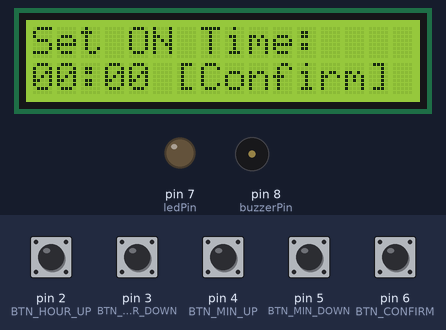
Simulated run of this sketch. Board: Arduino Uno, built with avr-gcc and run on an emulated ATmega328P. On the bench: 16×2 character LCD, output pins drawn as LEDs (lit = HIGH), buzzer (waves = sounding, pin HIGH). The test bench sets the inputs (shaded band); at power-on: pin 2 (BTN_HOUR_UP), pin 3 (BTN_HOUR_DOWN), pin 4 (BTN_MIN_UP), pin 5 (BTN_MIN_DOWN), pin 6 (BTN_CONFIRM) HIGH.

Above: at 4.2 s.
4.3 s: pin 6 (BTN_CONFIRM) pulled LOW for 0.15 s
At 5.1 s:
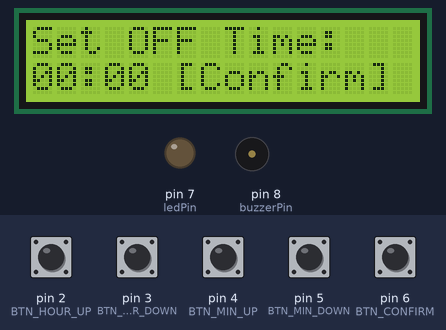
5.9 s: pin 6 (BTN_CONFIRM) pulled LOW for 1 s
At 6.4 s:
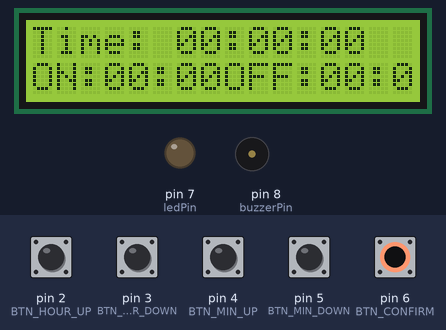
Timing chart, 0 to 8.9 s (numbered marks = the images above; inputs shaded):
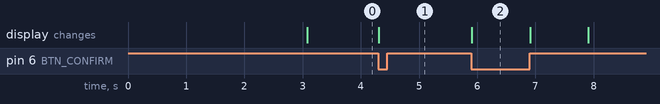

The sketch:

DigitalTimerSwitch.ino
```cpp
#include <LiquidCrystal.h>

LiquidCrystal lcd(12, 11, 10, 9, 13, A0);

#define BTN_HOUR_UP 2 // PD2/2
#define BTN_HOUR_DOWN 3 // PD3/3
#define BTN_MIN_UP 4 // PD4/4
#define BTN_MIN_DOWN 5 // PD5/5
#define BTN_CONFIRM 6 // PD6/6

// Team 3: LED and Buzzer Test Code
// This code is used to verify that the LED and buzzer are wired correctly in PICSimLab
// Team 2 (Timer Logic) will later control these pins according to the schedule
const int ledPin = 7; // (D7 / PD7/7)
const int buzzerPin = 8; // Buzzer (D8 / PB0/8)

// Initialize Timer
int onHour = 0, onMinute = 0;
int offHour = 0, offMinute = 0;
bool timerActive = false;

int currentHour = 0, currentMinute = 0, currentSecond = 0;
unsigned long lastSecond = 0;
unsigned long lastDisplayUpdate = 0;

enum State { SET_ON_TIME, SET_OFF_TIME, RUNNING };
State currentState = SET_ON_TIME;
int tempHour = 0, tempMinute = 0;

unsigned long lastDebounce[5] = {0, 0, 0, 0, 0};
const unsigned long debounceDelay = 300; // Minimum time that must pass before accepting another press
bool lastButtonState[5] = {HIGH, HIGH, HIGH, HIGH, HIGH};

void setup() {
  lcd.begin(16, 2);
  lcd.clear();
  // setting up pins of the buttons
  pinMode(BTN_HOUR_UP, INPUT_PULLUP);
  pinMode(BTN_HOUR_DOWN, INPUT_PULLUP);
  pinMode(BTN_MIN_UP, INPUT_PULLUP);
  pinMode(BTN_MIN_DOWN, INPUT_PULLUP);
  pinMode(BTN_CONFIRM, INPUT_PULLUP);

  // setting up pins of the buzzer and led pin
  pinMode(ledPin, OUTPUT);
  pinMode(buzzerPin, OUTPUT);

  digitalWrite(ledPin, LOW);
  digitalWrite(buzzerPin, LOW);

  // starting page
  lcd.setCursor(0, 0);
  lcd.print("Timer Setup");
  delay(3000);
  lcd.clear();

  // Set On time page
  lcd.setCursor(0, 0);
  lcd.print("Set ON Time:");
  lcd.setCursor(0, 1);
  lcd.print("00:00 [Confirm]");
}

// Team 2: Timer Logic Functions
// Add these functions to your DigitalTimerSwitch.ino file

// Function to update the current time (increments every second)
void updateTime() {
  // Only update time when timer is running
  if (!timerActive) {
    return;
  }

  unsigned long currentMillis = millis();

  // Check if one second has passed
  if (currentMillis - lastSecond >= 1000) {
    lastSecond = currentMillis;

    // Increment seconds
    currentSecond++;

    // If seconds reach 60, reset and increment minutes
    if (currentSecond >= 60) {
      currentSecond = 0;
      currentMinute++;

      // If minutes reach 60, reset and increment hours
      if (currentMinute >= 60) {
        currentMinute = 0;
        currentHour++;

        // If hours reach 24, reset to 0 (24-hour cycle)
        if (currentHour >= 24) {
          currentHour = 0;
        }
      }
    }
  }
}

// Function to control devices (LED and Buzzer) based on schedule
void controlDevices() {
  // Only control devices when timer is running
  if (!timerActive) {
    digitalWrite(ledPin, LOW);
    digitalWrite(buzzerPin, LOW);
    return;
  }

  // Convert current time to minutes since midnight for easier comparison
  int currentTimeInMinutes = (currentHour * 60) + currentMinute;
  int onTimeInMinutes = (onHour * 60) + onMinute;
  int offTimeInMinutes = (offHour * 60) + offMinute;

  bool shouldBeOn = false;

  if (onTimeInMinutes == offTimeInMinutes) {
      shouldBeOn = false;
    } else if (onTimeInMinutes < offTimeInMinutes) {
      shouldBeOn = (currentTimeInMinutes >= onTimeInMinutes && currentTimeInMinutes < offTimeInMinutes);
    } else {
      shouldBeOn = (currentTimeInMinutes >= onTimeInMinutes || currentTimeInMinutes < offTimeInMinutes);
    }

    digitalWrite(ledPin, shouldBeOn ? HIGH : LOW);
    digitalWrite(buzzerPin, shouldBeOn ? HIGH : LOW);
 }

void loop() {
  handleButtons();      // Team 1: Handle button inputs
  updateTime();         // Team 2: Update current time
  controlDevices();     // Team 2: Control LED and buzzer based on schedule
  updateDisplay();      // Team 3: Update LCD display
}


void handleButtons() {
  unsigned long now = millis(); // current time

  int buttons[5] = {BTN_HOUR_UP, BTN_HOUR_DOWN, BTN_MIN_UP, BTN_MIN_DOWN, BTN_CONFIRM}; // Array with all buttons

  // Loop through buttons
  for (int i = 0; i < 5; i++) {
    bool currentButtonState = digitalRead(buttons[i]); // Current state [High or Low]

    if (currentButtonState == LOW && lastButtonState[i] == HIGH && (now - lastDebounce[i]) > debounceDelay) {
      lastDebounce[i] = now;

      // check that buttons are not working
      if (currentState != RUNNING || i == 4) {
        // Determine which button was pressed
        switch(i) {
          case 0: // Hour UP
            if (currentState != RUNNING) {
              tempHour = (tempHour + 1) % 24; // Increase hour by 1 and wrap around at 24
            }
            break;

          case 1: // Hour DOWN
            if (currentState != RUNNING) {
              tempHour = (tempHour == 0) ? 23 : tempHour - 1; // Decrease hour by 1
            }
            break;

          case 2: // Minute UP
            if (currentState != RUNNING) {
              tempMinute = (tempMinute + 1) % 60; // Increase minute by 1 and wrap around at 60
            }
            break;

          case 3: // Minute DOWN
            if (currentState != RUNNING) {
              tempMinute = (tempMinute == 0) ? 59 : tempMinute - 1; // Decrease minute by 1 and check if it is 0
            }
            break;

          case 4: // Confirm
            confirmAction(); // Save settings and change state
            break;
        }
      }
    }

    lastButtonState[i] = currentButtonState; // changing to the current state
  }
}

void confirmAction() {
  switch (currentState) {
    case SET_ON_TIME:
      onHour = tempHour;
      onMinute = tempMinute;
      currentState = SET_OFF_TIME; // Convert into OFF state
      tempHour = 0;
      tempMinute = 0;
      break;

    case SET_OFF_TIME:
      offHour = tempHour;
      offMinute = tempMinute;
      currentState = RUNNING; // convert into running state
      timerActive = true;
      currentHour = 0;
      currentMinute = 0;
      currentSecond = 0;
      lastSecond = millis(); // Calculate current time
      break;

    case RUNNING:
      currentState = SET_ON_TIME; // Convert into ON state
      timerActive = false;
      tempHour = 0;
      tempMinute = 0;
      onHour = 0;
      onMinute = 0;
      offHour = 0;
      offMinute = 0;
      digitalWrite(ledPin, LOW); // turn led off
      digitalWrite(buzzerPin, LOW); // turn buzzer off
      break;
  }
}

void updateDisplay() {
  // Used to detect changes
  static State lastState = SET_ON_TIME;
  static int lastTempHour = -1;
  static int lastTempMinute = -1;
  static int lastCurrentSecond = -1;

  // Flag to determine if LCD needs updates
  bool needsUpdate = false;

  // Check if state changed
  if (lastState != currentState) {
    needsUpdate = true;
    lastState = currentState;
  }

  // Check if time values changed during setup modes
  if (currentState != RUNNING) {
    // If user changed hour or minute using buttons
    if (lastTempHour != tempHour || lastTempMinute != tempMinute) {
      needsUpdate = true;
      lastTempHour = tempHour;
      lastTempMinute = tempMinute;
    }
  }
  // Check if seconds changed during RUNNING mode
  else {
    // Timer is running, check if a second passed
    if (lastCurrentSecond != currentSecond) {
      needsUpdate = true;
      lastCurrentSecond = currentSecond; // Remember new second value
    }
  }

  // If nothing changed -> exit
  if (!needsUpdate) return;

  // Clear the LCD
  lcd.clear();

  // Display different screens based on current state
  switch (currentState) {
    case SET_ON_TIME:
      // Setting the ON time
      lcd.setCursor(0, 0);           // First line
      lcd.print("Set ON Time:");     // Title
      lcd.setCursor(0, 1);           // Second line
      displayTime(tempHour, tempMinute); // (HH:MM)
      lcd.print(" [Confirm]");       // Remind user to press Confirm button
      break;

    case SET_OFF_TIME:
      // Setting the OFF time
      lcd.setCursor(0, 0);           // First line
      lcd.print("Set OFF Time:");    // Title
      lcd.setCursor(0, 1);           // Second line
      displayTime(tempHour, tempMinute); // (HH:MM)
      lcd.print(" [Confirm]");       // Remind user to press Confirm button
      break;

    case RUNNING:
      // Running screen: Timer is active, show current time and schedule
      // First line
      lcd.setCursor(0, 0);           // First line
      lcd.print("Time: ");           // Label
      displayTime(currentHour, currentMinute); // Show current hours and minutes
      lcd.print(":");                // Separator
      if (currentSecond < 10) lcd.print("0"); // Add leading zero for seconds 0-9
      lcd.print(currentSecond);      // Show seconds

      // Second line
      lcd.setCursor(0, 1);           // Second line
      lcd.print("ON:");              // Label for ON time
      displayTime(onHour, onMinute); // Show when devices turn ON
      lcd.print("OFF:");             // Label for OFF time
      displayTime(offHour, offMinute); // Show when devices turn OFF
      break;
  }
}

// Displaying time on LCD
void displayTime(int h, int m) {
  if (h < 10) lcd.print("0"); // (0h:mm)
  lcd.print(h);
  lcd.print(":"); // separator
  if (m < 10) lcd.print("0"); // (hh:0m)
  lcd.print(m);
}
```

Measured:
- after the input at 4.3 s, the display: changes at once (image 1)
- after the input at 5.9 s, the display: changes at once (image 2)
